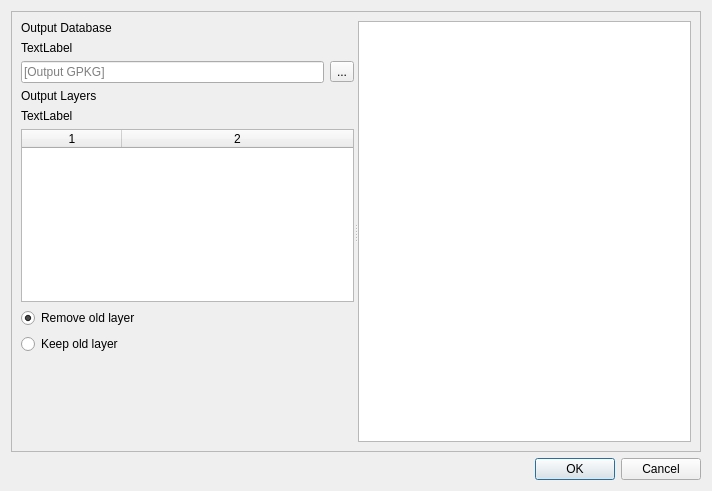
<?xml version="1.0" encoding="UTF-8"?>
<ui version="4.0">
 <class>IncrementDbLyrDialog</class>
 <widget class="QDialog" name="IncrementDbLyrDialog">
  <property name="geometry">
   <rect>
    <x>0</x>
    <y>0</y>
    <width>712</width>
    <height>491</height>
   </rect>
  </property>
  <property name="windowTitle">
   <string>Increment Layer</string>
  </property>
  <layout class="QVBoxLayout" name="verticalLayout">
   <item>
    <widget class="QScrollArea" name="scrollArea">
     <property name="widgetResizable">
      <bool>true</bool>
     </property>
     <widget class="QWidget" name="scrollAreaWidgetContents">
      <property name="geometry">
       <rect>
        <x>0</x>
        <y>0</y>
        <width>692</width>
        <height>442</height>
       </rect>
      </property>
      <layout class="QVBoxLayout" name="verticalLayout_2">
       <item>
        <widget class="QSplitter" name="splitter">
         <property name="orientation">
          <enum>Qt::Horizontal</enum>
         </property>
         <widget class="QWidget" name="main_widget" native="true">
          <layout class="QVBoxLayout" name="verticalLayout_3">
           <item>
            <widget class="QLabel" name="output_database_label">
             <property name="text">
              <string>Output Database</string>
             </property>
            </widget>
           </item>
           <item>
            <widget class="QLabel" name="output_folder_err_txt">
             <property name="text">
              <string>TextLabel</string>
             </property>
             <property name="textFormat">
              <enum>Qt::RichText</enum>
             </property>
             <property name="wordWrap">
              <bool>true</bool>
             </property>
            </widget>
           </item>
           <item>
            <layout class="QHBoxLayout" name="horizontalLayout">
             <item>
              <widget class="QLineEdit" name="output_database_line_edit">
               <property name="toolTip">
                <string>Output folder location</string>
               </property>
               <property name="placeholderText">
                <string>[Output GPKG]</string>
               </property>
              </widget>
             </item>
             <item>
              <widget class="QToolButton" name="output_database_browse_btn">
               <property name="text">
                <string>...</string>
               </property>
              </widget>
             </item>
            </layout>
           </item>
           <item>
            <widget class="QLabel" name="output_layer_label">
             <property name="text">
              <string>Output Layers</string>
             </property>
            </widget>
           </item>
           <item>
            <widget class="QLabel" name="output_name_err_txt">
             <property name="text">
              <string>TextLabel</string>
             </property>
             <property name="textFormat">
              <enum>Qt::RichText</enum>
             </property>
             <property name="wordWrap">
              <bool>true</bool>
             </property>
            </widget>
           </item>
           <item>
            <widget class="QTableWidget" name="output_layer_table">
             <property name="alternatingRowColors">
              <bool>true</bool>
             </property>
             <property name="columnCount">
              <number>2</number>
             </property>
             <attribute name="horizontalHeaderCascadingSectionResizes">
              <bool>true</bool>
             </attribute>
             <attribute name="horizontalHeaderStretchLastSection">
              <bool>true</bool>
             </attribute>
             <column/>
             <column/>
            </widget>
           </item>
           <item>
            <widget class="QRadioButton" name="remove_old_layer_rb">
             <property name="text">
              <string>Remove old layer</string>
             </property>
             <property name="checked">
              <bool>true</bool>
             </property>
             <attribute name="buttonGroup">
              <string notr="true">buttonGroup</string>
             </attribute>
            </widget>
           </item>
           <item>
            <widget class="QRadioButton" name="keep_old_layer_rb">
             <property name="text">
              <string>Keep old layer</string>
             </property>
             <attribute name="buttonGroup">
              <string notr="true">buttonGroup</string>
             </attribute>
            </widget>
           </item>
           <item>
            <spacer name="verticalSpacer">
             <property name="orientation">
              <enum>Qt::Vertical</enum>
             </property>
             <property name="sizeHint" stdset="0">
              <size>
               <width>20</width>
               <height>106</height>
              </size>
             </property>
            </spacer>
           </item>
          </layout>
         </widget>
         <widget class="QTextBrowser" name="html_help"/>
        </widget>
       </item>
      </layout>
     </widget>
    </widget>
   </item>
   <item>
    <widget class="QDialogButtonBox" name="buttonBox">
     <property name="orientation">
      <enum>Qt::Horizontal</enum>
     </property>
     <property name="standardButtons">
      <set>QDialogButtonBox::Cancel|QDialogButtonBox::Ok</set>
     </property>
    </widget>
   </item>
  </layout>
 </widget>
 <resources/>
 <connections>
  <connection>
   <sender>buttonBox</sender>
   <signal>accepted()</signal>
   <receiver>IncrementDbLyrDialog</receiver>
   <slot>accept()</slot>
   <hints>
    <hint type="sourcelabel">
     <x>248</x>
     <y>254</y>
    </hint>
    <hint type="destinationlabel">
     <x>157</x>
     <y>274</y>
    </hint>
   </hints>
  </connection>
  <connection>
   <sender>buttonBox</sender>
   <signal>rejected()</signal>
   <receiver>IncrementDbLyrDialog</receiver>
   <slot>reject()</slot>
   <hints>
    <hint type="sourcelabel">
     <x>316</x>
     <y>260</y>
    </hint>
    <hint type="destinationlabel">
     <x>286</x>
     <y>274</y>
    </hint>
   </hints>
  </connection>
 </connections>
 <buttongroups>
  <buttongroup name="buttonGroup"/>
 </buttongroups>
</ui>
